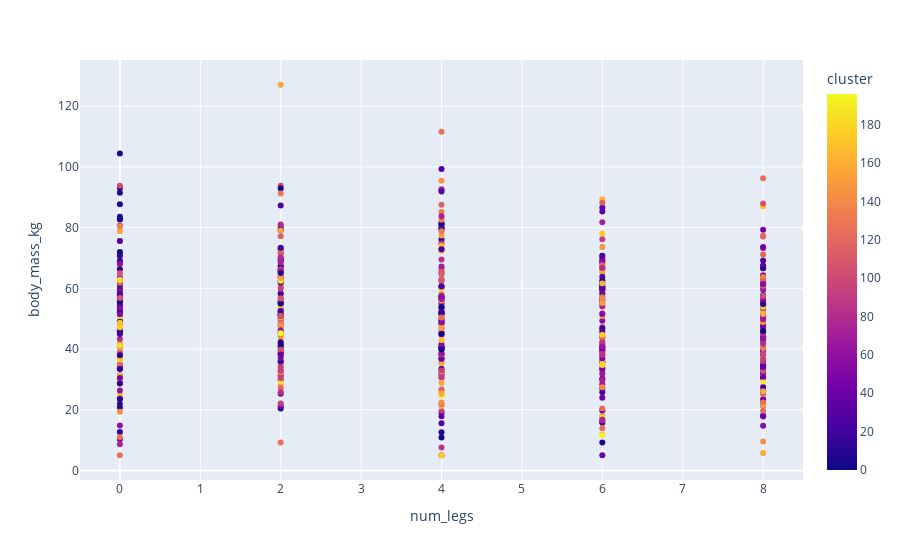

The notebook cell this image was saved under:
### Code cell
# Cruzamento entre num_legs e body_mass_kg, apresentando os clusters
px.scatter(df, x='num_legs', y='body_mass_kg', color='cluster')

### Figure 1 — Plotly figure (JSON) as saved in the notebook; plotly's stock layout.template omitted (floating-point values rounded to 4 significant figures; data arrays with more than 128 entries replaced by an {"elided": "..."} marker saying what was removed)
{"data": [{"hovertemplate": "num_legs=%{x}<br>body_mass_kg=%{y}<br>cluster=%{marker.color}<extra></extra>", "legendgroup": "", "marker": {"color": {"elided": "600 int values"}, "coloraxis": "coloraxis", "symbol": "circle"}, "mode": "markers", "name": "", "orientation": "v", "showlegend": false, "type": "scatter", "x": {"elided": "600 int values"}, "xaxis": "x", "y": {"elided": "600 float values"}, "yaxis": "y"}], "layout": {"coloraxis": {"colorbar": {"title": {"text": "cluster"}}, "colorscale": [[0, "#0d0887"], [0.1111, "#46039f"], [0.2222, "#7201a8"], [0.3333, "#9c179e"], [0.4444, "#bd3786"], [0.5556, "#d8576b"], [0.6667, "#ed7953"], [0.7778, "#fb9f3a"], [0.8889, "#fdca26"], [1, "#f0f921"]]}, "legend": {"tracegroupgap": 0}, "margin": {"t": 60}, "xaxis": {"anchor": "y", "domain": [0, 1], "title": {"text": "num_legs"}}, "yaxis": {"anchor": "x", "domain": [0, 1], "title": {"text": "body_mass_kg"}}}}
